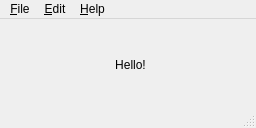
<?xml version="1.0" encoding="UTF-8"?>
<ui version="4.0">
 <class>Qtilities::MainWindow</class>
 <widget class="QMainWindow" name="Qtilities::MainWindow">
  <property name="geometry">
   <rect>
    <x>0</x>
    <y>0</y>
    <width>256</width>
    <height>128</height>
   </rect>
  </property>
  <property name="windowTitle">
   <string notr="true"/>
  </property>
  <widget class="QWidget" name="centralwidget">
   <widget class="QWidget" name="verticalLayoutWidget">
    <property name="geometry">
     <rect>
      <x>10</x>
      <y>10</y>
      <width>241</width>
      <height>71</height>
     </rect>
    </property>
    <layout class="QVBoxLayout" name="layout">
     <property name="leftMargin">
      <number>6</number>
     </property>
     <property name="topMargin">
      <number>6</number>
     </property>
     <property name="rightMargin">
      <number>6</number>
     </property>
     <property name="bottomMargin">
      <number>6</number>
     </property>
     <item>
      <widget class="QLabel" name="label">
       <property name="text">
        <string>Hello!</string>
       </property>
       <property name="alignment">
        <set>Qt::AlignCenter</set>
       </property>
       <property name="textInteractionFlags">
        <set>Qt::NoTextInteraction</set>
       </property>
      </widget>
     </item>
    </layout>
   </widget>
  </widget>
  <widget class="QMenuBar" name="menubar">
   <property name="geometry">
    <rect>
     <x>0</x>
     <y>0</y>
     <width>256</width>
     <height>22</height>
    </rect>
   </property>
   <widget class="QMenu" name="menuEdit">
    <property name="title">
     <string>&amp;Edit</string>
    </property>
    <addaction name="actPrefs"/>
   </widget>
   <widget class="QMenu" name="menuHelp">
    <property name="title">
     <string>&amp;Help</string>
    </property>
    <addaction name="actAbout"/>
   </widget>
   <widget class="QMenu" name="menu_File">
    <property name="title">
     <string>&amp;File</string>
    </property>
    <addaction name="actExit"/>
   </widget>
   <addaction name="menu_File"/>
   <addaction name="menuEdit"/>
   <addaction name="menuHelp"/>
  </widget>
  <widget class="QStatusBar" name="statusbar"/>
  <action name="actPrefs">
   <property name="icon">
    <iconset theme="preferences-system">
     <normaloff>.</normaloff>.</iconset>
   </property>
   <property name="text">
    <string>Pr&amp;eferences</string>
   </property>
   <property name="shortcut">
    <string notr="true">Ctrl+Alt+P</string>
   </property>
   <property name="menuRole">
    <enum>QAction::PreferencesRole</enum>
   </property>
  </action>
  <action name="actAbout">
   <property name="icon">
    <iconset theme="help-about">
     <normaloff>.</normaloff>.</iconset>
   </property>
   <property name="text">
    <string>About</string>
   </property>
   <property name="shortcut">
    <string notr="true"/>
   </property>
   <property name="menuRole">
    <enum>QAction::AboutRole</enum>
   </property>
  </action>
  <action name="actExit">
   <property name="icon">
    <iconset theme="application-exit">
     <normaloff>.</normaloff>.</iconset>
   </property>
   <property name="text">
    <string>E&amp;xit</string>
   </property>
   <property name="shortcut">
    <string notr="true">Ctrl+Q</string>
   </property>
   <property name="menuRole">
    <enum>QAction::QuitRole</enum>
   </property>
  </action>
 </widget>
 <resources/>
 <connections/>
</ui>
